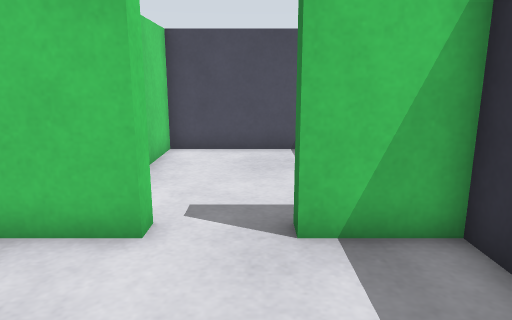
view 1 (above)

18 first-person views from a walk through a world built for the Gazebo simulator. The camera is 0.57 m above the floor, tilts 12° down and sees 70° across. The floor is counted in squares, 0.25 m on a side. Each view is taken from the middle of a square. On the plan, view 1 faces up. The plan holds only what a view shows up to about 20 squares ahead; the rest is blank. The place goes on beyond the plan.

view 2
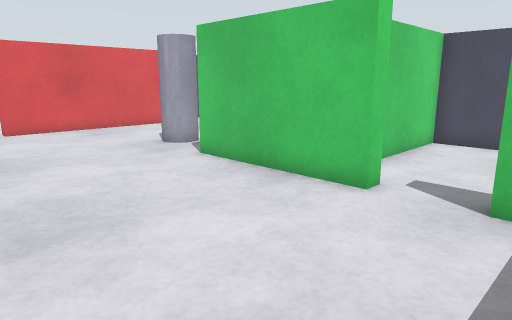

view 3
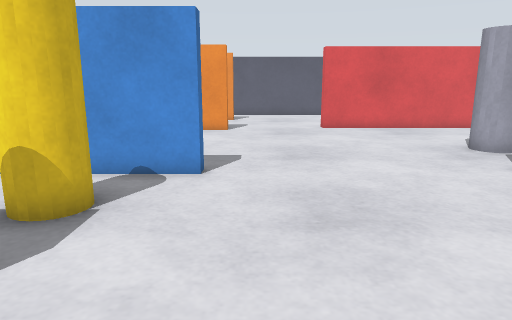

view 4
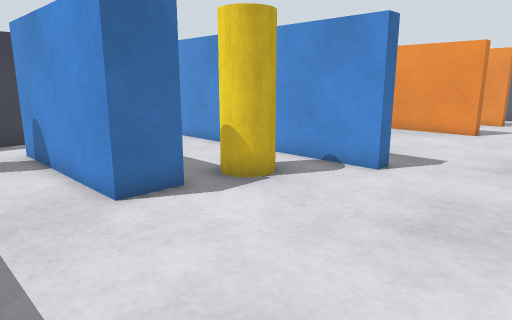

view 5
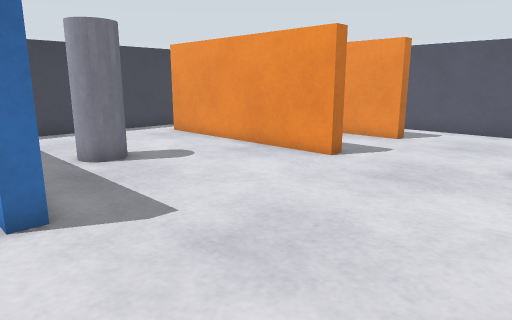

view 6
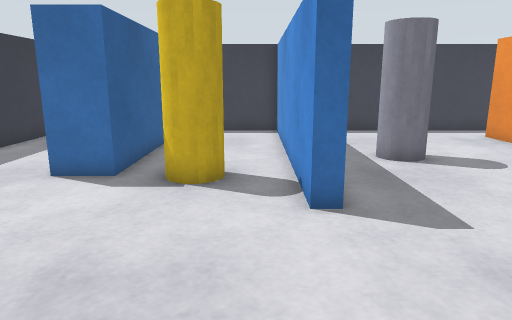

view 7
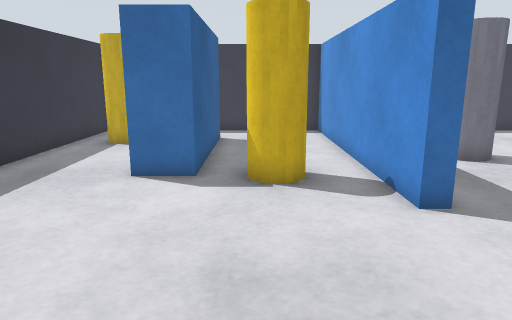

view 8
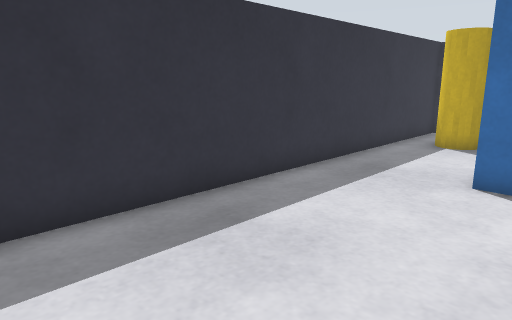

view 9
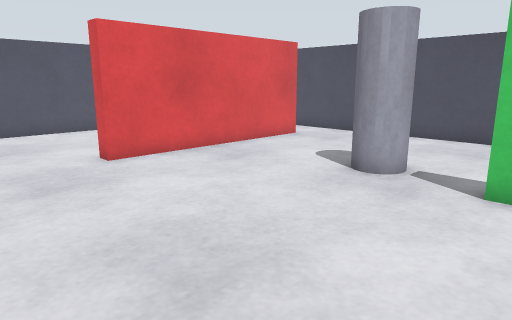

view 10
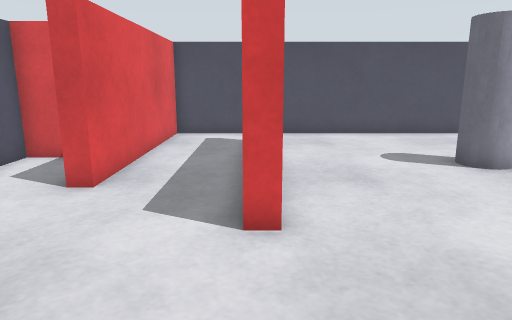

view 11
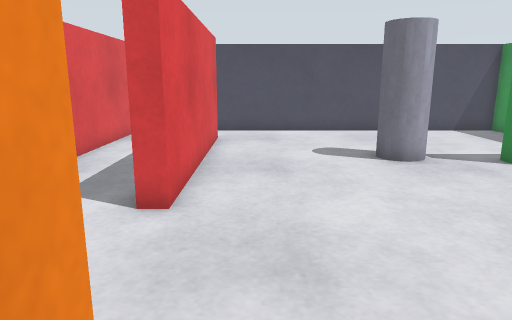

view 12
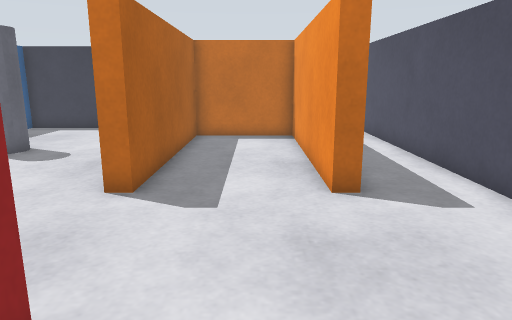

view 13
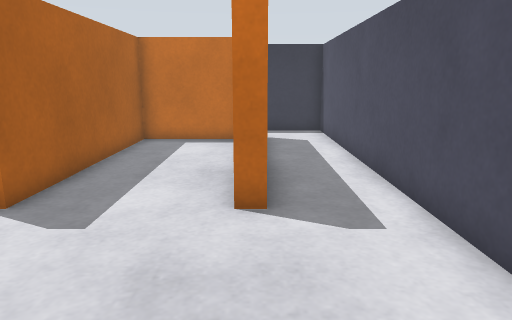

view 14
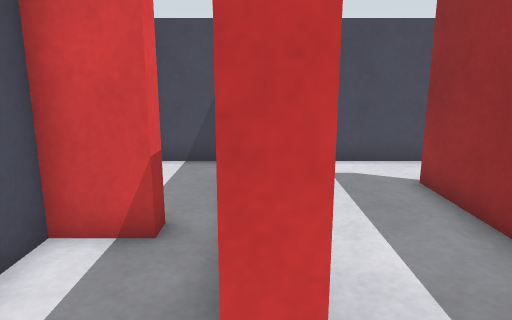

view 15
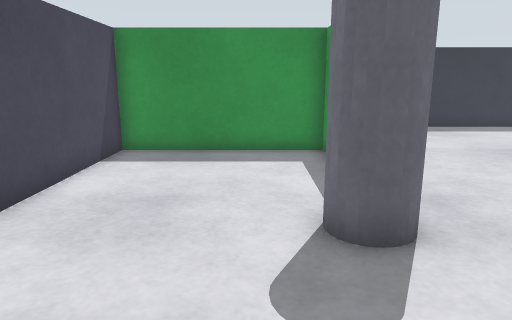

view 16
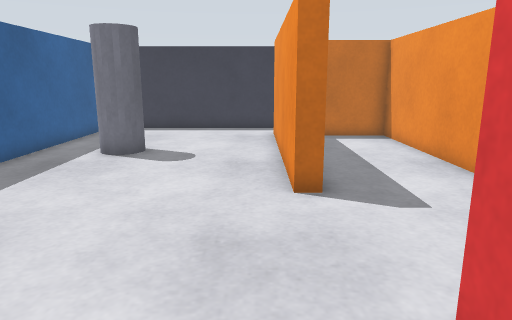

view 17
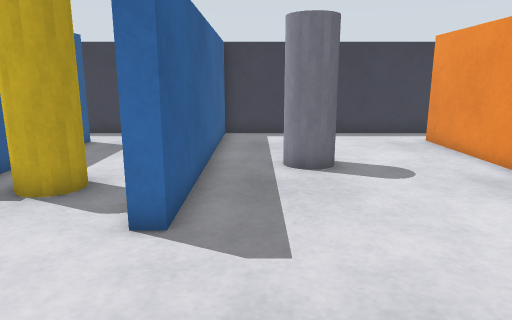

view 18
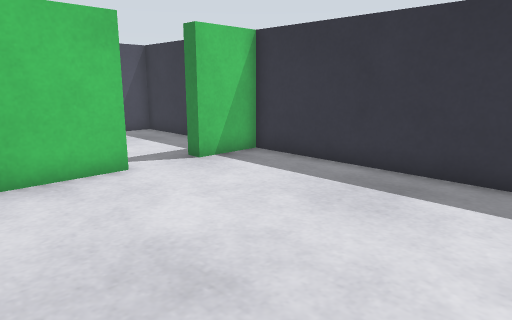

### Floor plan
Key: @ floor where view 1 was taken; # wall or solid block; . floor; G gate; P pillar; C yellow cylinder; B blue box; R red box.
Columns run from 24 left of view 1 to 3 right of it. Each row starts with its distance up from view 1.
 13 ############################
 12  ..#.................G.....#
 11  ..#.................G.....#
 10  ..#...#.............G.....#
  9  ..#...#.............G.....#
  8  R.#...#.............G.....
  7 #R.#...#.....PP......G.....
  6 #..#...#.....PP..G  GGG..GG
  5 #..#...#........GGGGGGG..GG#
  4 #..#...#...................#
  3 #......#...................#
  2 #......#...................#
  1 #..........................#
  0 #.......................@..#
 -1 #..........................#
 -2 #..........................#
 -3 #..........................#
 -4 #..#....#........#.........#
 -5 #..#....#........#.CC......#
 -6 #..#....#........#.CC.BB...#
 -7 #..#....#........#....BB...#
 -8 #..#....#....PP..#....BB...#
 -9 #..#....#....PP..#....BB...#
-10 #..#....#........#....BB...#
-11 #..#....#........#....BB.CC#
-12 #..######........#....BB.CC#
-13 #..     .........#.. .... .#
-14 #..    ..........#.. ...   #
-15 ###    #################   #

Where each view was taken, in squares from view 1:
view 1: 0 up, 0 right, facing up
view 2: 2 down, 2 right, facing up-left
view 3: 2 down, 2 right, facing left
view 4: 1 up, 2 right, facing down-left
view 5: 3 up, 6 left, facing down-left
view 6: 3 up, 6 left, facing down
view 7: 3 up, 4 left, facing down
view 8: 3 up, 3 left, facing down-right
view 9: 3 down, 6 left, facing up-left
view 10: 4 down, 17 left, facing up
view 11: 5 down, 15 left, facing up
view 12: 4 up, 19 left, facing down
view 13: 3 up, 21 left, facing down
view 14: 2 up, 21 left, facing up
view 15: 8 up, 16 left, facing right
view 16: 4 up, 15 left, facing down
view 17: 2 up, 9 left, facing down
view 18: 4 down, 6 left, facing up-right
